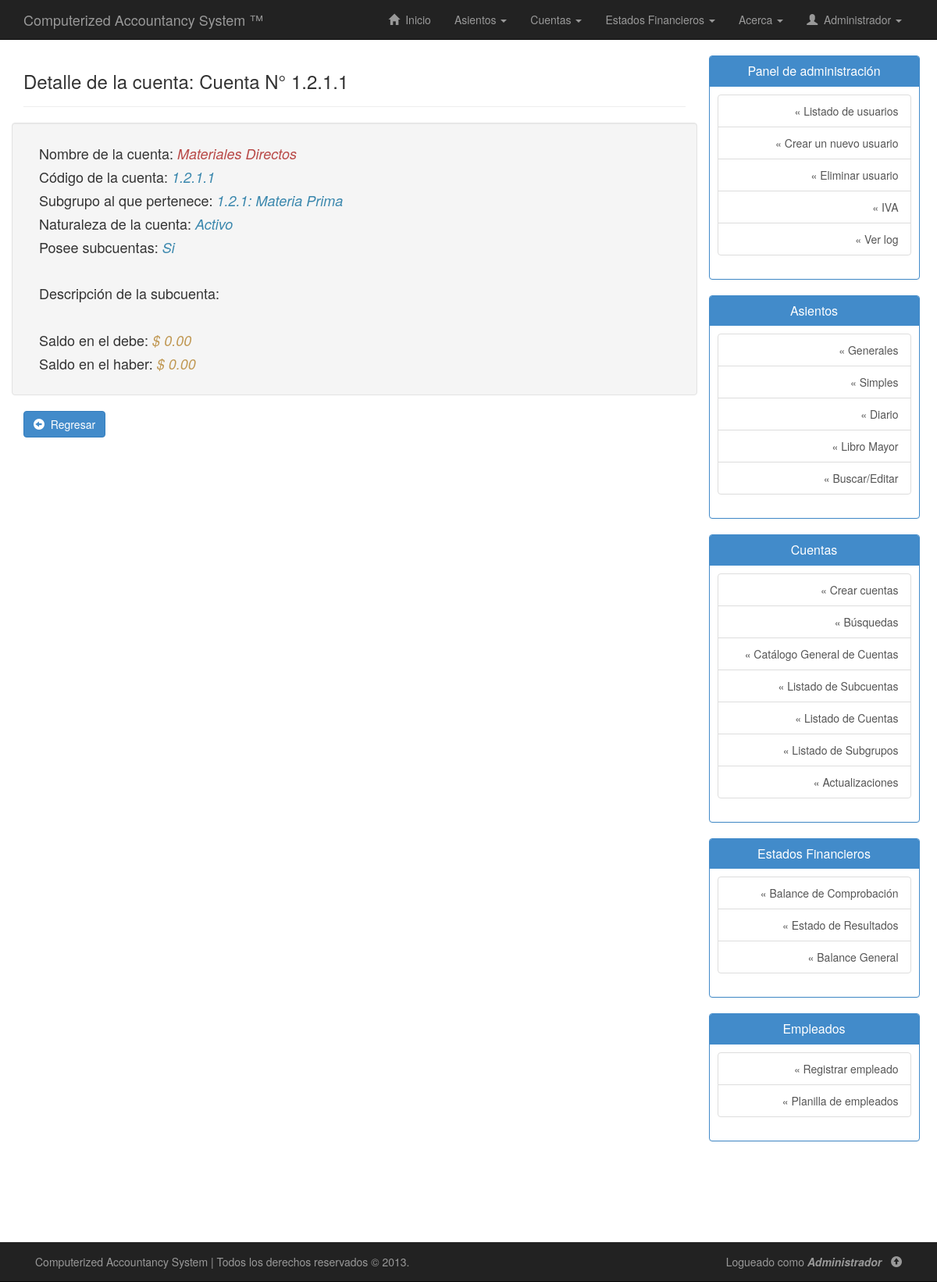
/casv2-master/php/detalle-cuenta.php?cuenta=1.2.1.1 (signed in), run on the app's committed database.
### tables this page shows
CREATE TABLE IF NOT EXISTS `cuentas` (
  `codigo_cuenta` varchar(20) NOT NULL,
  `subgrupo` varchar(20) DEFAULT NULL,
  `nombre_cuenta` varchar(50) NOT NULL,
  `tiene_subcuenta` enum('Si','No') NOT NULL,
  `descripcion_cuenta` varchar(255) DEFAULT NULL,
  `saldo_debe` double NOT NULL,
  `saldo_haber` double NOT NULL,
  PRIMARY KEY (`codigo_cuenta`),
  KEY `subgrupo` (`subgrupo`)
);

CREATE TABLE IF NOT EXISTS `subgrupos` (
  `codigo_subgrupo` varchar(20) NOT NULL,
  `nombre_subgrupo` varchar(50) DEFAULT NULL,
  `descripcion` varchar(255) DEFAULT NULL,
  `grupo` varchar(20) DEFAULT NULL,
  PRIMARY KEY (`codigo_subgrupo`),
  KEY `grupo` (`grupo`)
);

### casv2-master/php/detalle-cuenta.php (the view, shortened to what this page needs)
<!DOCTYPE html>
<html lang="es">
<head>
	<link rel="stylesheet" type="text/css" href="../css/bootstrap.min.css"/>
	<link rel="stylesheet" type="text/css" href="../css/estilos.css"/>
</head>
<body>
	<?php include("nav.php"); ?>
	<?php
	$id = $_GET["cuenta"];
	$sql = "SELECT * FROM cuentas WHERE codigo_cuenta='$id'";
	$ejecutar_consulta = $conexion->query($sql);
	while ($registro = $ejecutar_consulta->fetch_assoc()) {
		$subgrupo = $registro["subgrupo"];
		$nombre = $registro["nombre_cuenta"];
		$codigo_cuenta = $registro["codigo_cuenta"];
		$tiene_subcuenta = $registro["tiene_subcuenta"];
		$saldodebe = $registro["saldo_debe"];
		$saldohaber = $registro["saldo_haber"];
	}
	$sql = "SELECT nombre_subgrupo from subgrupos where codigo_subgrupo='$subgrupo'";
	$ejecutar_consulta = $conexion->query($sql);
	$reg = $ejecutar_consulta->fetch_assoc();
	$nombre_subgrupo = $reg["nombre_subgrupo"];
	?>
	<div class="container" id="contenido">
		<div class="row row-offcanvas row-offcanvas-right">
			<div class="col-xs-12 col-sm-9">
				<div class="page-header">
        			<h3>Detalle de la cuenta: Cuenta N° <?php echo $_GET["cuenta"]; ?></h3>
        		</div>
        		<div class="row well">
        				<div class="col-lg-12">
        					<p><h4>Nombre de la cuenta: <em class="text-danger"><?php echo utf8_encode($nombre); ?></em></h4></p>
        					<p><h4>Código de la cuenta: <em class="text-info"><?php echo $codigo_cuenta; ?></em></h4></p>
        					<p><h4>Subgrupo al que pertenece: <em class="text-info"><?php echo $subgrupo.": ".utf8_encode($nombre_subgrupo); ?></em></h4></p>
        					<p>
        						<h4>
        							Naturaleza de la cuenta:
        							<em class="text-info">
        								<?php
        								if(substr($codigo_cuenta, 0,1)==1){
        									echo "Activo";
        								}
        								?>
        							</em>
        						</h4>
        					</p>
        					<p><h4>Posee subcuentas: <em class="text-info"><?php echo $tiene_subcuenta; ?></em></h4></p>
        					<br>
        					<p>
        						<h4>Descripción de la subcuenta:</h4>
        					</p>
        					<br>
        					<p><h4>Saldo en el debe: <em class="text-warning">$ <?php echo number_format($saldodebe,2); ?></em></h4></p>
        					<p><h4>Saldo en el haber: <em class="text-warning">$ <?php echo number_format($saldohaber,2); ?></em></h4></p>
        				</div>
        			</div>
        			<div>
        				<a class="btn btn-primary pull-left" href="javascript:history.go(-1)"><span class="glyphicon glyphicon-circle-arrow-left"></span> &nbsp;Regresar</a>
        			</div>
        </div>
        	<?php include("sidebar.php"); ?>
        </div>
    </div>
	<?php include("footer.php"); ?>
</body>
</html>

### casv2-master/css/estilos.css (style rules this page uses)
body { background: #fff; margin-bottom: 80px; }
.page-header { margin-top: 0; }
#contenido { padding-bottom: 80px; }
a { -ms-transition: all 0.25s ease-in; -moz-transition: all 0.25s ease-in; -o-transition: all 0.25s ease-in; -webkit-transition: all 0.25s ease-in; transition: all 0.25s ease-in; }

### data on the page
cuentas: nombre_cuenta "Materiales Directos", codigo_cuenta "1.2.1.1", subgrupo "1.2.1", tiene_subcuenta "Si", saldo_debe "0.00", saldo_haber "0.00"
subgrupos: nombre_subgrupo "Materia Prima"

### other printed values
$_SESSION['usuario'] "Administrador"
$_GET["cuenta"] "1.2.1.1"
$_SESSION["usuario"] "Administrador"
